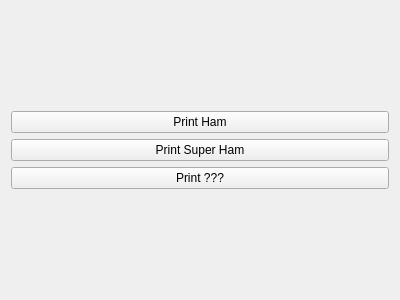
<?xml version="1.0" encoding="UTF-8"?>
<ui version="4.0">
 <class>Form</class>
 <widget class="QWidget" name="Form">
  <property name="geometry">
   <rect>
    <x>0</x>
    <y>0</y>
    <width>400</width>
    <height>300</height>
   </rect>
  </property>
  <property name="windowTitle">
   <string>Form</string>
  </property>
  <layout class="QHBoxLayout" name="horizontalLayout_2">
   <item>
    <layout class="QVBoxLayout" name="verticalLayout">
     <item>
      <spacer name="verticalSpacer">
       <property name="orientation">
        <enum>Qt::Vertical</enum>
       </property>
       <property name="sizeHint" stdset="0">
        <size>
         <width>20</width>
         <height>40</height>
        </size>
       </property>
      </spacer>
     </item>
     <item>
      <widget class="QPushButton" name="btn_ham">
       <property name="text">
        <string>Print Ham</string>
       </property>
      </widget>
     </item>
     <item>
      <widget class="QPushButton" name="btn_superHam">
       <property name="text">
        <string>Print Super Ham</string>
       </property>
      </widget>
     </item>
     <item>
      <widget class="QPushButton" name="btn_yellow">
       <property name="text">
        <string>Print ???</string>
       </property>
      </widget>
     </item>
     <item>
      <spacer name="verticalSpacer_2">
       <property name="orientation">
        <enum>Qt::Vertical</enum>
       </property>
       <property name="sizeHint" stdset="0">
        <size>
         <width>20</width>
         <height>40</height>
        </size>
       </property>
      </spacer>
     </item>
    </layout>
   </item>
  </layout>
 </widget>
 <resources/>
 <connections/>
</ui>
